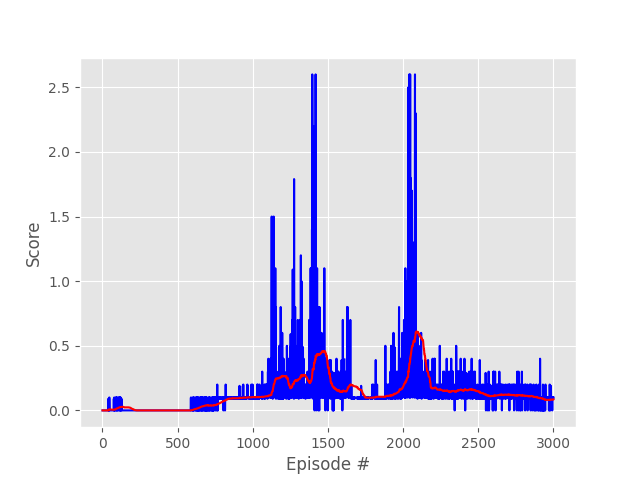

Reproduce this figure in Python.
# MIT License
#
# Copyright (c) 2020 Carlos M. Mateo
#
# Permission is hereby granted, free of charge, to any person obtaining a copy
# of this software and associated documentation files (the "Software"), to deal
# in the Software without restriction, including without limitation the rights
# to use, copy, modify, merge, publish, distribute, sublicense, and/or sell
# copies of the Software, and to permit persons to whom the Software is
# furnished to do so, subject to the following conditions:
#
# The above copyright notice and this permission notice shall be included in all
# copies or substantial portions of the Software.
from unityagents import UnityEnvironment
import numpy as np

import torch
import argparse
import numpy as np
from collections import deque
import matplotlib.pyplot as plt
plt.style.use('ggplot')
from itertools import count

from ddpg_agent import Agent, Config

def train_ddpg(agent, env, brain_name, num_agents, n_episodes=1000, max_t=2000, print_every=100, early_stop=True):
    max_score=0.5
    scores_deque = deque(maxlen=print_every)
    scores_hist = []
    scores_avg_hist = []
    for i_episode in range(1, n_episodes+1):
        env_info = env.reset(train_mode=True)[brain_name]      # reset the environment    
        states = env_info.vector_observations                  # get the current state (for each agent)
        scores = np.zeros(num_agents)                          # initialize the score (for each agent)        
        agent.reset()
        
        for i_step in range(max_t):
            actions = agent.act(states)                        # select an action (for each agent)
            env_info = env.step(actions)[brain_name]           # send all actions to tne environment
            next_states = env_info.vector_observations         # get next state (for each agent)
            rewards = env_info.rewards                         # get reward (for each agent)
            dones = env_info.local_done                        # see if episode finished
            agent.step(states, actions, rewards, next_states, dones)
            
            scores += env_info.rewards                         # update the score (for each agent)
            states = next_states                               # roll over states to next time step

            if np.any(dones):
                break
    
        score = scores.max()
        scores_deque.append(score)
        scores_hist.append(score)
        scores_avg_hist.append(np.mean(scores_deque))
        print('\rEpisode {}\tScore: {:.2f}\tAverage Score: {:.2f}\tMax Score: {:.2f}\t\tMin Score: {:.2f}'.format(
            i_episode, score, np.mean(scores_deque), np.max(scores_deque), np.min(scores_deque)), end="")

        if i_episode % print_every == 0:
            print('\rEpisode {}\tScore: {:.2f}\tAverage Score: {:.2f}\tMax Score: {:.2f}\t\tMin Score: {:.2f}'.format(
                i_episode, score, np.mean(scores_deque), np.max(scores_deque), np.min(scores_deque)))

        if np.mean(scores_deque) >= max_score:
            torch.save(agent.actor_local.state_dict(), 'checkpoint_actor_{:05d}_{:03d}.pth'.format(i_episode, int(max_score*100)))
            torch.save(agent.critic_local.state_dict(), 'checkpoint_critic_{:05d}_{:03d}.pth'.format(i_episode, int(max_score*100)))
            max_score=np.mean(scores_deque)
            if early_stop:
                break

    return scores_hist, scores_avg_hist


if __name__ == "__main__":
    
    parser = argparse.ArgumentParser('DDPG train')
    parser.add_argument('--num_eps', required=False, type=int, default=10000, help='number of episodes (default 10000)')
    parser.add_argument('--early_stop', required=False, type=bool, default=False, help='Stop training once agent reaches 0.5 points (averaged)')
    args = parser.parse_args()

    env = UnityEnvironment(file_name='Tennis_Linux/Tennis.x86_64')

    # get the default brain
    brain_name = env.brain_names[0]
    brain = env.brains[brain_name]

    # reset the environment
    env_info = env.reset(train_mode=True)[brain_name]

    # number of agents
    num_agents = len(env_info.agents)
    print('Number of agents:', num_agents)

    # size of each action
    action_size = brain.vector_action_space_size
    print('Size of each action:', action_size)

    # size of each state 
    states = env_info.vector_observations
    state_size = states.shape[1]
    print('There are {} agents. Each observes a state with length: {}'.format(states.shape[0], state_size))

    # Agent configuration
    config = Config(num_agents)
    config.buffer_size = int(1e5)
    config.batch_size = 512

    config.tau = 1e-3
            
    config.actor_hidden_drop = 0.4
    config.actor_hidden_units = (128, 128)
    config.lr_actor = 5e-4

    config.critic_hidden_drop = 0.4
    config.critic_hidden_units = (128-action_size, 128)
    config.lr_critic = 5e-4

    agent = Agent(state_size, action_size, config=config, random_seed=1234)
    print('Model:')
    print(agent.actor_local)
    print(agent.critic_local)

    scores, scores_avg_hist = train_ddpg(agent, env, brain_name=brain_name, num_agents=num_agents, n_episodes=args.num_eps, early_stop=args.early_stop)

    fig = plt.figure()
    ax = fig.add_subplot(111)
    plt.plot(np.arange(1, len(scores)+1), scores, 'b-')
    plt.plot(np.arange(1, len(scores)+1), scores_avg_hist, 'r-')
    plt.ylabel('Score')
    plt.xlabel('Episode #')
    plt.show()
    print('')

    env.close()
